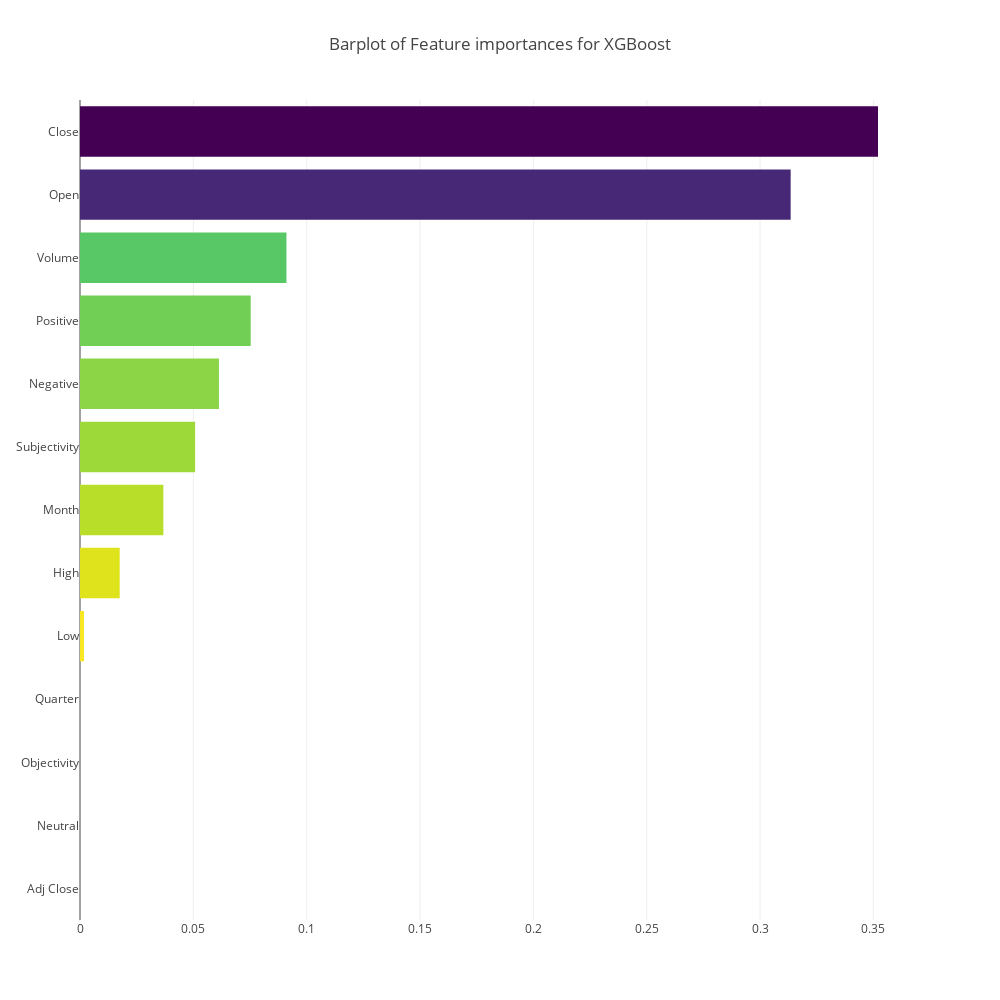

Notebook source saved alongside this figure:
### Code cell
features = df.drop(['Label', "Date"],axis=1).columns.values


x, y = (list(x) for x in zip(*sorted(zip(models["XGBoost"].feature_importances_, features), 

                                     reverse = False)))
ply.init_notebook_mode(connected=True)

trace2 = go.Bar(
    x=x ,
    y=y,
    marker=dict(
        color=x,
        colorscale = 'Viridis',
        reversescale = True
    ),
    name='Feature importance for XGBoost',
    orientation='h',
)

layout = dict(
    title='Barplot of Feature importances for XGBoost',
     width = 1000, height = 1000,
    yaxis=dict(
        showgrid=False,
        showline=False,
        showticklabels=True,
#         domain=[0, 0.85],
    ))

fig1 = go.Figure(data=[trace2])
fig1['layout'].update(layout)
ply.iplot(fig1, filename='plots')

### Figure 1 — Plotly figure (JSON) as saved in the notebook; plotly's stock layout.template omitted (floating-point values rounded to 4 significant figures)
{"data": [{"marker": {"color": [0, 0, 0, 0, 0.001751, 0.01751, 0.03678, 0.05079, 0.0613, 0.07531, 0.09107, 0.3135, 0.352], "colorscale": "Viridis", "reversescale": true}, "name": "Feature importance for XGBoost", "orientation": "h", "type": "bar", "uid": "fbc1e472-c4c3-11e8-b299-9539720595a6", "x": [0, 0, 0, 0, 0.001751, 0.01751, 0.03678, 0.05079, 0.0613, 0.07531, 0.09107, 0.3135, 0.352], "y": ["Adj Close", "Neutral", "Objectivity", "Quarter", "Low", "High", "Month", "Subjectivity", "Negative", "Positive", "Volume", "Open", "Close"]}], "layout": {"height": 1000, "title": "Barplot of Feature importances for XGBoost", "width": 1000, "yaxis": {"showgrid": false, "showline": false, "showticklabels": true}}}
